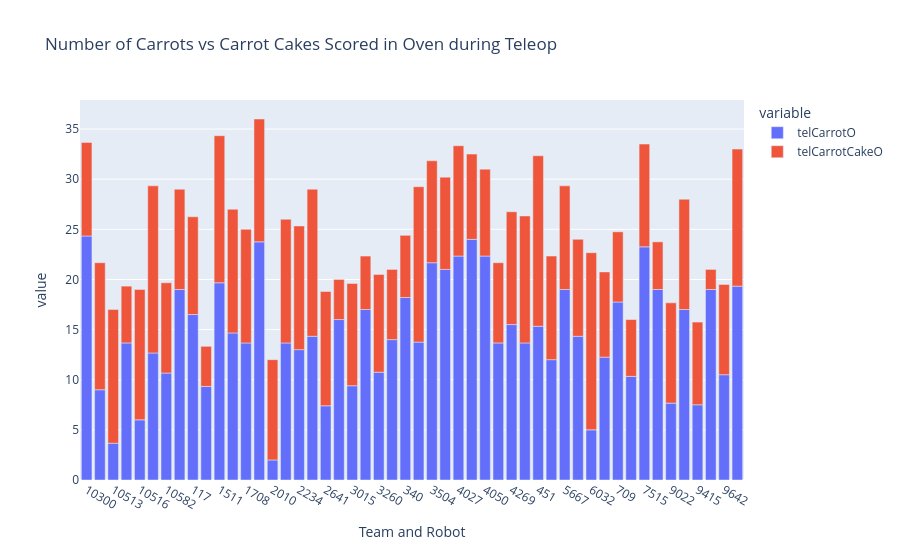

Notebook source saved alongside this figure:
### Code cell
fig = px.bar(team_averages, y=["telCarrotO", "telCarrotCakeO"], title = "Number of Carrots vs Carrot Cakes Scored in Oven during Teleop")
fig

### Figure 1 — Plotly figure (JSON) as saved in the notebook; plotly's stock layout.template omitted (floating-point values rounded to 4 significant figures)
{"data": [{"hovertemplate": "variable=telCarrotO<br>Team and Robot=%{x}<br>value=%{y}<extra></extra>", "legendgroup": "telCarrotO", "marker": {"color": "#636efa", "pattern": {"shape": ""}}, "name": "telCarrotO", "orientation": "v", "showlegend": true, "textposition": "auto", "type": "bar", "x": ["10300", "10512", "10513", "10515", "10516", "10517", "10582", "11456", "117", "1317", "1511", "1601", "1708", "1816", "2010", "2095", "2234", "2614", "2641", "2656", "3015", "3173", "3260", "3324", "340", "3484", "3504", "3990", "4027", "4028", "4050", "4150", "4269", "4467", "451", "4991", "5667", "5740", "6032", "63", "709", "7274", "7515", "8705", "9022", "9406", "9415", "9475", "9642", "9653"], "xaxis": "x", "y": [24.33, 9.0, 3.667, 13.67, 6.0, 12.67, 10.67, 19.0, 16.5, 9.333, 19.67, 14.67, 13.67, 23.75, 2.0, 13.67, 13.0, 14.33, 7.4, 16.0, 9.4, 17.0, 10.75, 14.0, 18.2, 13.75, 21.67, 21.0, 22.33, 24.0, 22.33, 13.67, 15.5, 13.67, 15.33, 12.0, 19.0, 14.33, 5.0, 12.25, 17.75, 10.33, 23.25, 19.0, 7.667, 17.0, 7.5, 19.0, 10.5, 19.33], "yaxis": "y"}, {"hovertemplate": "variable=telCarrotCakeO<br>Team and Robot=%{x}<br>value=%{y}<extra></extra>", "legendgroup": "telCarrotCakeO", "marker": {"color": "#EF553B", "pattern": {"shape": ""}}, "name": "telCarrotCakeO", "orientation": "v", "showlegend": true, "textposition": "auto", "type": "bar", "x": ["10300", "10512", "10513", "10515", "10516", "10517", "10582", "11456", "117", "1317", "1511", "1601", "1708", "1816", "2010", "2095", "2234", "2614", "2641", "2656", "3015", "3173", "3260", "3324", "340", "3484", "3504", "3990", "4027", "4028", "4050", "4150", "4269", "4467", "451", "4991", "5667", "5740", "6032", "63", "709", "7274", "7515", "8705", "9022", "9406", "9415", "9475", "9642", "9653"], "xaxis": "x", "y": [9.333, 12.67, 13.33, 5.667, 13.0, 16.67, 9.0, 10.0, 9.75, 4.0, 14.67, 12.33, 11.33, 12.25, 10.0, 12.33, 12.33, 14.67, 11.4, 4.0, 10.2, 5.333, 9.75, 7.0, 6.2, 15.5, 10.17, 9.2, 11.0, 8.5, 8.667, 8.0, 11.25, 12.67, 17.0, 10.33, 10.33, 9.667, 17.67, 8.5, 7.0, 5.667, 10.25, 4.75, 10.0, 11.0, 8.25, 2.0, 9.0, 13.67], "yaxis": "y"}], "layout": {"barmode": "relative", "legend": {"title": {"text": "variable"}, "tracegroupgap": 0}, "title": {"text": "Number of Carrots vs Carrot Cakes Scored in Oven during Teleop"}, "xaxis": {"anchor": "y", "domain": [0, 1], "title": {"text": "Team and Robot"}}, "yaxis": {"anchor": "x", "domain": [0, 1], "title": {"text": "value"}}}}
